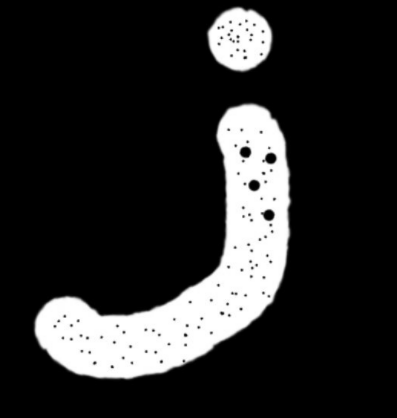
#> input picture 形态学处理开闭运算/biyunsuan.png, 397 x 418 px
$ python morphology_deal.py
#> lines starting #> are read from the running program, lines starting #| are printed output that depends on the picture
#coding=utf-8
import cv2
import numpy as np
img=cv2.imread('biyunsuan.png',0)
#> img is the input picture: shape (418, 397); min 0, max 255, mean 42.1
#创建矩形结构单元
g=cv2.getStructuringElement(cv2.MORPH_RECT,(15,15))

#形态学处理,开运算
# img_open=cv2.morphologyEx(img,cv2.MORPH_OPEN,g)
#形态学处理,闭运算
img_open=cv2.morphologyEx(img,cv2.MORPH_CLOSE,g)
print(img.shape)
#| (418, 397)

# [4 lines of commented-out code are left out]

img_result=np.hstack([img,img_open])
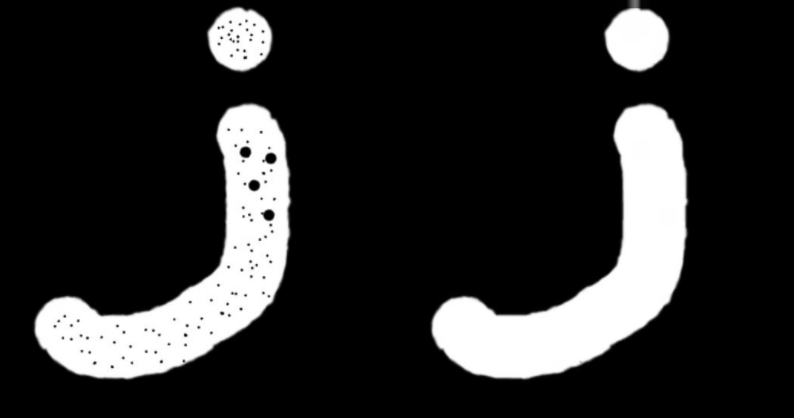
#> img_result: shape (418, 794); min 0, max 255, mean 42.9
cv2.imshow('img_open',img_result)
# cv2.imshow('img_open_',img_hat)
cv2.imwrite("result.jpg",img_result)
cv2.waitKey(0)
cv2.destroyAllWindows()

$ run again, with 形态学处理开闭运算/bianyuan1.png copied over 形态学处理开闭运算/biyunsuan.png
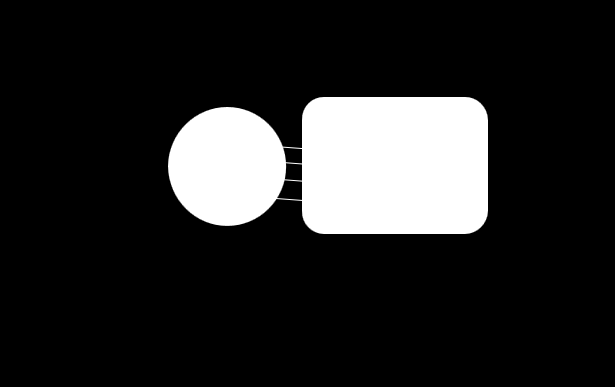
#> input picture 形态学处理开闭运算/bianyuan1.png, 615 x 387 px
#> img is the input picture: shape (387, 615); min 0, max 255, mean 38.7
#| (387, 615)
#> `img_result=np.hstack([img,img_open])`:
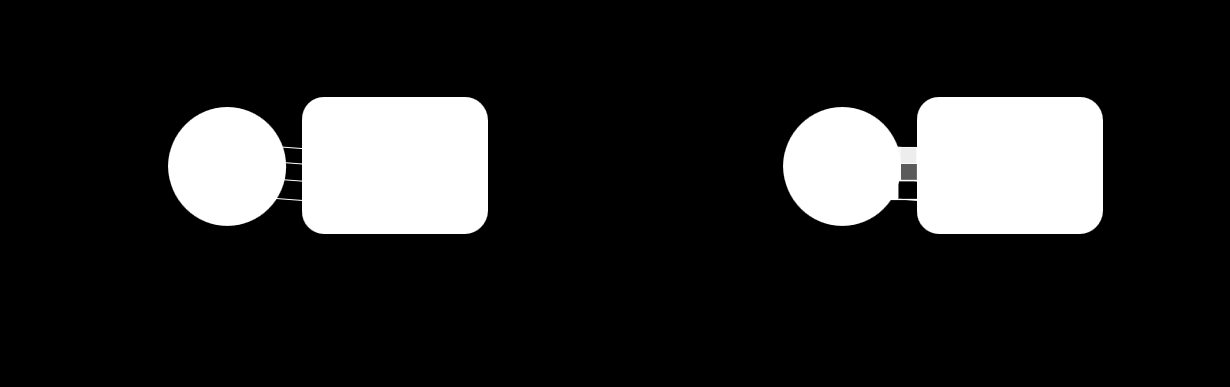
#> img_result: shape (387, 1230); min 0, max 255, mean 38.9

$ run again, with 形态学处理开闭运算/tu.png copied over 形态学处理开闭运算/biyunsuan.png
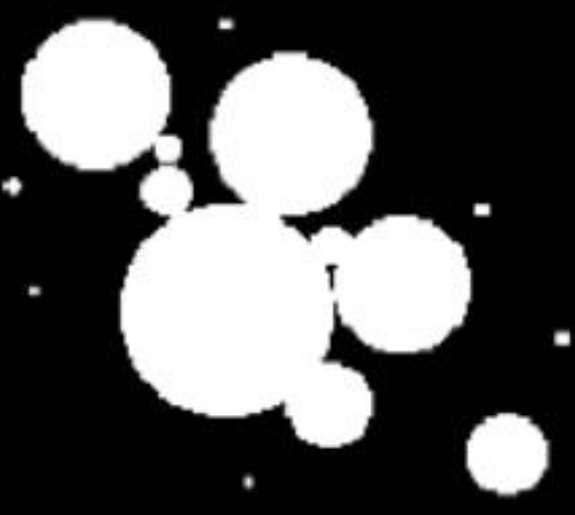
#> input picture 形态学处理开闭运算/tu.png, 575 x 515 px
#> img is the input picture: shape (515, 575); min 0, max 255, mean 89.7
#| (515, 575)
#> `img_result=np.hstack([img,img_open])`:
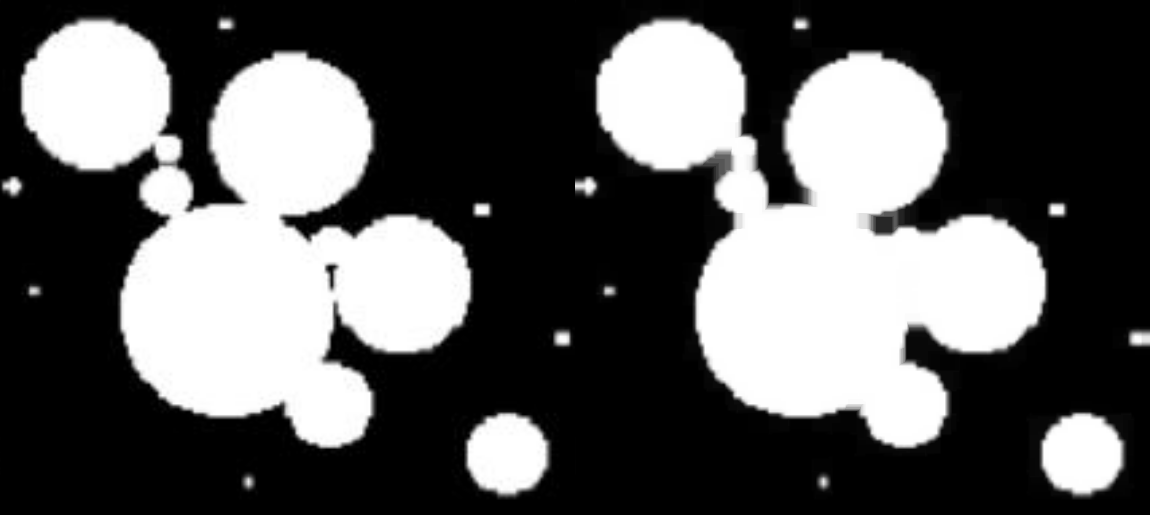
#> img_result: shape (515, 1150); min 0, max 255, mean 90.5
